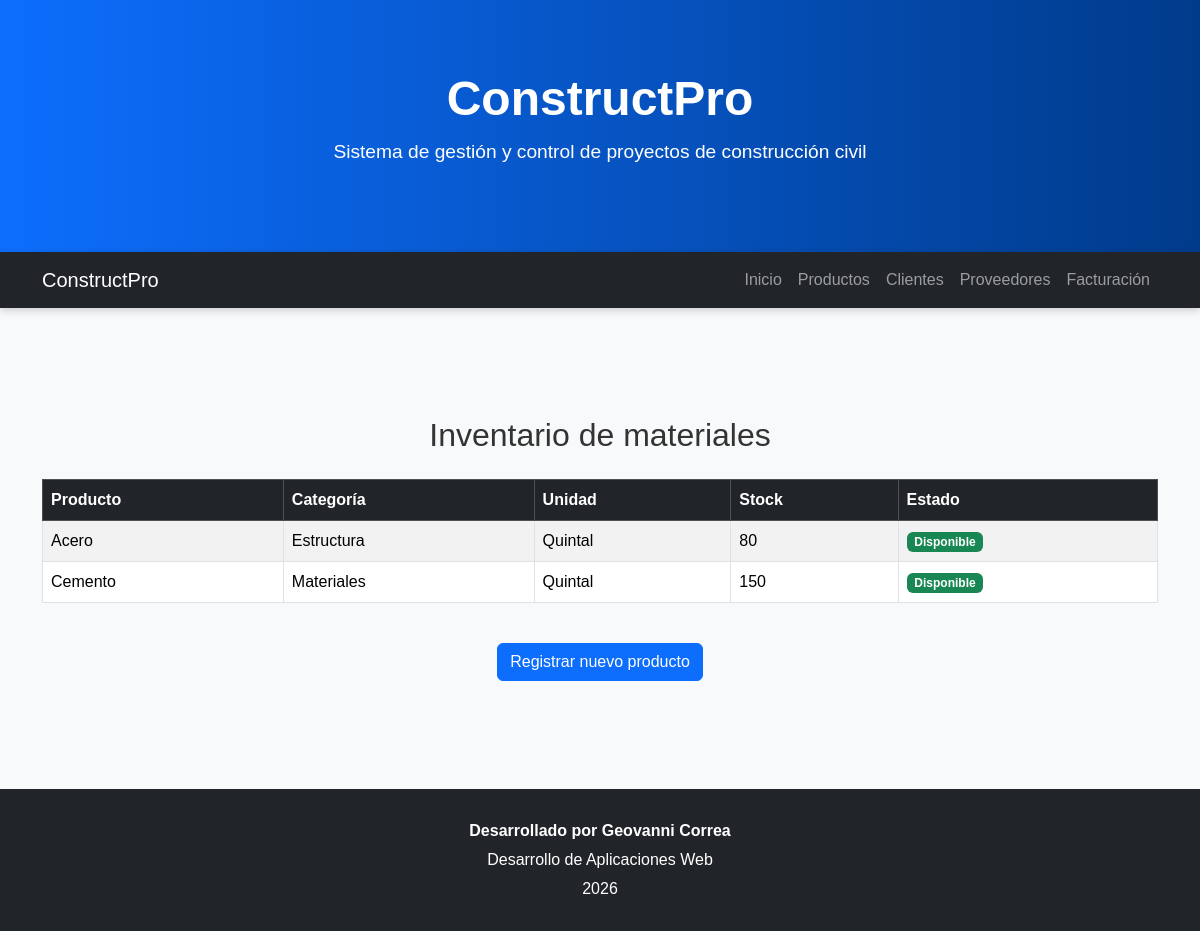
The page /productos on the database its author committed.
### tables this page shows
CREATE TABLE productos (
            id INTEGER PRIMARY KEY AUTOINCREMENT,
            nombre TEXT NOT NULL,
            categoria TEXT NOT NULL,
            unidad TEXT NOT NULL,
            stock INTEGER NOT NULL
        );

### app.py (the view)
@app.route("/productos")
def productos():
    conn = get_db_connection()
    productos = conn.execute("""
        SELECT id, nombre, categoria, unidad, stock
        FROM productos
        ORDER BY id DESC
    """).fetchall()
    conn.close()
    titulo = "Inventario de materiales"
    return render_template(
        "productos.html",
        productos=productos,
        titulo=titulo
    )

### app.py (called while the page is built)
def get_db_connection():
    conn = sqlite3.connect(DATABASE)
    conn.row_factory = sqlite3.Row
    return conn

### templates/productos.html (shortened to what this page needs)
{% extends "base.html" %}
{% block content %}
<section class="py-5">
    <h2 class="text-center mb-4">
        {{ titulo }}
    </h2>
    <div class="table-responsive">
        <table class="table table-bordered table-striped">
            <thead class="table-dark">
                <tr>
                    <th>Producto</th>
                    <th>Categoría</th>
                    <th>Unidad</th>
                    <th>Stock</th>
                    <th>Estado</th>
                </tr>
            </thead>
            <tbody>
                {% for producto in productos %}
                <tr>
                    <td>{{ producto.nombre }}</td>
                    <td>{{ producto.categoria }}</td>
                    <td>{{ producto.unidad }}</td>
                    <td>{{ producto.stock }}</td>
                    <td>
                        {% if producto.stock > 0 %}
                            <span class="badge bg-success">
                                Disponible
                            </span>
                        {% else %}
                            <span class="badge bg-danger">
                                Agotado
                            </span>
                        {% endif %}
                    </td>
                </tr>
                {% else %}
                <tr>
                    <td colspan="5" class="text-center">
                        No hay productos registrados.
                    </td>
                </tr>
                {% endfor %}
            </tbody>
        </table>
    </div>
    <div class="text-center mt-4">
        <a
            href="{{ url_for('nuevo_producto') }}"
            class="btn btn-primary">
            Registrar nuevo producto
        </a>
    </div>
</section>
{% endblock %}

### templates/base.html (shortened to what this page needs)
<!DOCTYPE html>
<html lang="es">
<head>
    <link
        href="https://cdn.jsdelivr.net/npm/bootstrap@5.3.8/dist/css/bootstrap.min.css"
        rel="stylesheet">
    <link
        rel="stylesheet"
        href="{{ url_for('static', filename='css/style.css') }}">
</head>
<body>
    <header>
        <h1>ConstructPro</h1>
        <p>
            Sistema de gestión y control de proyectos de construcción civil
        </p>
    </header>
    {% include "components/navbar.html" %}
    <main class="container">
        {% block content %}
        {% endblock %}
    </main>
    {% include "components/footer.html" %}
</body>
</html>

### templates/components/navbar.html (shortened to what this page needs)
<nav class="navbar navbar-expand-lg navbar-dark bg-dark">
    <div class="container">
        <a
            class="navbar-brand"
            href="{{ url_for('inicio') }}">
            ConstructPro
        </a>
        <div
            class="collapse navbar-collapse"
            id="menu">
            <ul class="navbar-nav ms-auto">
                <li class="nav-item">
                    <a
                        class="nav-link"
                        href="{{ url_for('inicio') }}">
                        Inicio
                    </a>
                </li>
                <li class="nav-item">
                    <a
                        class="nav-link"
                        href="{{ url_for('productos') }}">
                        Productos
                    </a>
                </li>
                <li class="nav-item">
                    <a
                        class="nav-link"
                        href="{{ url_for('clientes') }}">
                        Clientes
                    </a>
                </li>
                <li class="nav-item">
                    <a
                        class="nav-link"
                        href="{{ url_for('proveedores') }}">
                        Proveedores
                    </a>
                </li>
                <li class="nav-item">
                    <a
                        class="nav-link"
                        href="{{ url_for('facturacion') }}">
                        Facturación
                    </a>
                </li>
            </ul>
        </div>
    </div>
</nav>

### templates/components/footer.html
<footer>
    <p>
        <strong>Desarrollado por Geovanni Correa</strong>
    </p>
    <p>
        Desarrollo de Aplicaciones Web
    </p>
    <p>
        2026
    </p>
</footer>

### static/css/style.css (style rules this page uses)
body { font-family: Arial, sans-serif; background-color: #f8f9fa; color: #333; }
header { background: linear-gradient(90deg,#0d6efd,#003b8b); color:white; text-align:center; padding:70px 20px; }
header h1 { font-size:3rem; font-weight:bold; }
header p { font-size:1.2rem; margin-top:10px; }
.navbar { box-shadow:0 2px 8px rgba(0,0,0,.2); }
section { margin-top:60px; margin-bottom:60px; }
.btn { transition:.3s; }
footer { background:#212529; color:white; text-align:center; padding:25px; margin-top:60px; }
footer p { margin:5px; }

### rows shown on the page
productos: nombre "Acero", categoria "Estructura", unidad "Quintal", stock "80", shows "Disponible"
productos: nombre "Cemento", categoria "Materiales", unidad "Quintal", stock "150", shows "Disponible"

### other values the page prints
{{ titulo }} "Inventario de materiales"
